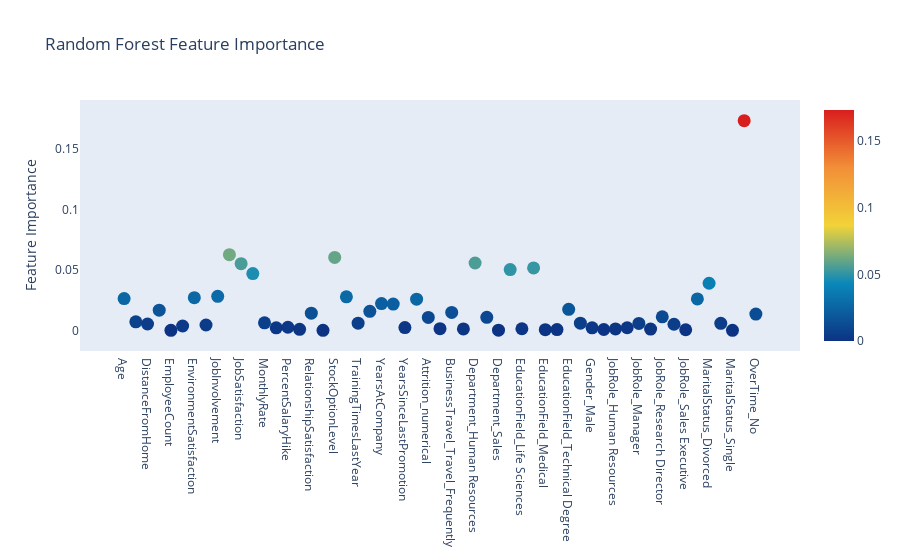

The code cell stored with this chart in its notebook:
### Code cell
trace = go.Scatter(
    y = rf.feature_importances_,
    x = attrition_final.columns.values,
    mode='markers',
    marker=dict(
        sizemode = 'diameter',
        sizeref = 1,
        size = 13,
        #size= rf.feature_importances_,
        #color = np.random.randn(500), #set color equal to a variable
        color = rf.feature_importances_,
        colorscale='Portland',
        showscale=True
    ),
    text = attrition_final.columns.values
)
data = [trace]

layout= go.Layout(
    autosize= True,
    title= 'Random Forest Feature Importance',
    hovermode= 'closest',
     xaxis= dict(
         ticklen= 5,
         showgrid=False,
        zeroline=False,
        showline=False
     ),
    yaxis=dict(
        title= 'Feature Importance',
        showgrid=False,
        zeroline=False,
        ticklen= 5,
        gridwidth= 2
    ),
    showlegend= False
)
fig = go.Figure(data=data, layout=layout)
py.iplot(fig,filename='scatter2010')

### Figure 1 — Plotly figure (JSON) as saved in the notebook; plotly's stock layout.template omitted (floating-point values rounded to 4 significant figures)
{"data": [{"marker": {"color": [0.02631, 0.007028, 0.005224, 0.0167, 0, 0.003587, 0.02698, 0.004415, 0.02817, 0.06259, 0.05517, 0.04699, 0.006219, 0.002038, 0.002561, 0.0008004, 0.01423, 0, 0.06035, 0.0277, 0.005893, 0.01571, 0.02214, 0.02171, 0.002282, 0.02577, 0.01071, 0.001388, 0.01481, 0.001153, 0.05572, 0.01076, 0.0001163, 0.0503, 0.001292, 0.05167, 0.0005564, 0.0005915, 0.01738, 0.005904, 0.002059, 0.0006805, 0.001178, 0.00213, 0.005716, 0.00106, 0.01115, 0.005022, 0.000477, 0.02597, 0.03895, 0.005776, 0, 0.1735, 0.01346], "colorscale": [[0, "rgb(12,51,131)"], [0.25, "rgb(10,136,186)"], [0.5, "rgb(242,211,56)"], [0.75, "rgb(242,143,56)"], [1, "rgb(217,30,30)"]], "showscale": true, "size": 13, "sizemode": "diameter", "sizeref": 1}, "mode": "markers", "text": ["Age", "DailyRate", "DistanceFromHome", "Education", "EmployeeCount", "EmployeeNumber", "EnvironmentSatisfaction", "HourlyRate", "JobInvolvement", "JobLevel", "JobSatisfaction", "MonthlyIncome", "MonthlyRate", "NumCompaniesWorked", "PercentSalaryHike", "PerformanceRating", "RelationshipSatisfaction", "StandardHours", "StockOptionLevel", "TotalWorkingYears", "TrainingTimesLastYear", "WorkLifeBalance", "YearsAtCompany", "YearsInCurrentRole", "YearsSinceLastPromotion", "YearsWithCurrManager", "Attrition_numerical", "BusinessTravel_Non-Travel", "BusinessTravel_Travel_Frequently", "BusinessTravel_Travel_Rarely", "Department_Human Resources", "Department_Research & Development", "Department_Sales", "EducationField_Human Resources", "EducationField_Life Sciences", "EducationField_Marketing", "EducationField_Medical", "EducationField_Other", "EducationField_Technical Degree", "Gender_Female", "Gender_Male", "JobRole_Healthcare Representative", "JobRole_Human Resources", "JobRole_Laboratory Technician", "JobRole_Manager", "JobRole_Manufacturing Director", "JobRole_Research Director", "JobRole_Research Scientist", "JobRole_Sales Executive", "JobRole_Sales Representative", "MaritalStatus_Divorced", "MaritalStatus_Married", "MaritalStatus_Single", "Over18_Y", "OverTime_No", "OverTime_Yes"], "type": "scatter", "x": ["Age", "DailyRate", "DistanceFromHome", "Education", "EmployeeCount", "EmployeeNumber", "EnvironmentSatisfaction", "HourlyRate", "JobInvolvement", "JobLevel", "JobSatisfaction", "MonthlyIncome", "MonthlyRate", "NumCompaniesWorked", "PercentSalaryHike", "PerformanceRating", "RelationshipSatisfaction", "StandardHours", "StockOptionLevel", "TotalWorkingYears", "TrainingTimesLastYear", "WorkLifeBalance", "YearsAtCompany", "YearsInCurrentRole", "YearsSinceLastPromotion", "YearsWithCurrManager", "Attrition_numerical", "BusinessTravel_Non-Travel", "BusinessTravel_Travel_Frequently", "BusinessTravel_Travel_Rarely", "Department_Human Resources", "Department_Research & Development", "Department_Sales", "EducationField_Human Resources", "EducationField_Life Sciences", "EducationField_Marketing", "EducationField_Medical", "EducationField_Other", "EducationField_Technical Degree", "Gender_Female", "Gender_Male", "JobRole_Healthcare Representative", "JobRole_Human Resources", "JobRole_Laboratory Technician", "JobRole_Manager", "JobRole_Manufacturing Director", "JobRole_Research Director", "JobRole_Research Scientist", "JobRole_Sales Executive", "JobRole_Sales Representative", "MaritalStatus_Divorced", "MaritalStatus_Married", "MaritalStatus_Single", "Over18_Y", "OverTime_No", "OverTime_Yes"], "y": [0.02631, 0.007028, 0.005224, 0.0167, 0, 0.003587, 0.02698, 0.004415, 0.02817, 0.06259, 0.05517, 0.04699, 0.006219, 0.002038, 0.002561, 0.0008004, 0.01423, 0, 0.06035, 0.0277, 0.005893, 0.01571, 0.02214, 0.02171, 0.002282, 0.02577, 0.01071, 0.001388, 0.01481, 0.001153, 0.05572, 0.01076, 0.0001163, 0.0503, 0.001292, 0.05167, 0.0005564, 0.0005915, 0.01738, 0.005904, 0.002059, 0.0006805, 0.001178, 0.00213, 0.005716, 0.00106, 0.01115, 0.005022, 0.000477, 0.02597, 0.03895, 0.005776, 0, 0.1735, 0.01346]}], "layout": {"autosize": true, "hovermode": "closest", "showlegend": false, "title": {"text": "Random Forest Feature Importance"}, "xaxis": {"showgrid": false, "showline": false, "ticklen": 5, "zeroline": false}, "yaxis": {"gridwidth": 2, "showgrid": false, "ticklen": 5, "title": {"text": "Feature Importance"}, "zeroline": false}}}
